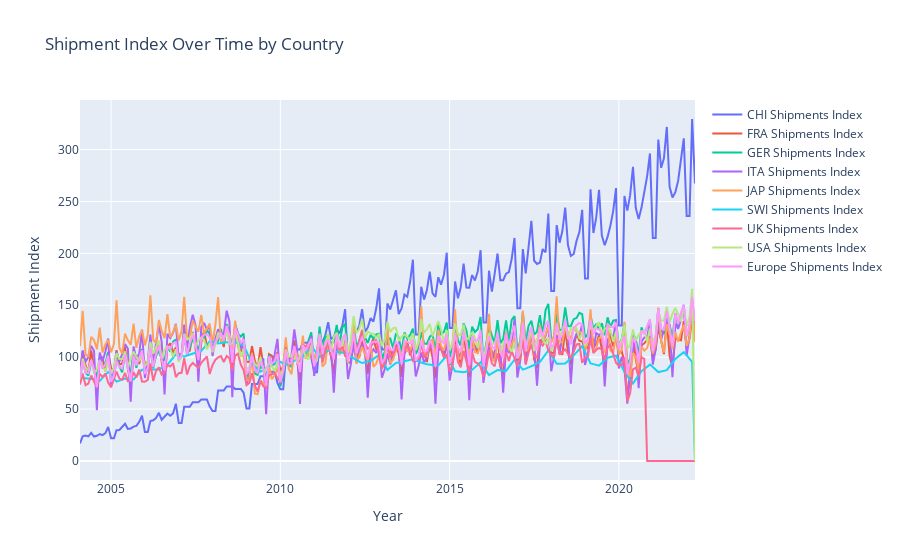

Notebook code cell kept with this figure:
### Code cell
shipment_columns = [
    'CHI Shipments Index', 'FRA Shipments Index', 'GER Shipments Index', 
    'ITA Shipments Index', 'JAP Shipments Index', 'SWI Shipments Index',
    'UK Shipments Index', 'USA Shipments Index', 'Europe Shipments Index'
]
shipment_data = market_data_resampled[shipment_columns]

# Create an empty list for traces
traces = []

# Create a trace for each country
for country in shipment_columns:
    trace = go.Scatter(
        x=shipment_data.index,  
        y=shipment_data[country],  
        mode='lines', 
        name=country 
    )
    traces.append(trace)

# Define the layout
layout = go.Layout(
    title="Shipment Index Over Time by Country",
    xaxis=dict(title='Year'),
    yaxis=dict(title='Shipment Index'),
)

# Create the figure and plot it
fig = go.Figure(data=traces, layout=layout)

# Show the plot
fig.show()

### Figure 1 — Plotly figure (JSON) as saved in the notebook; plotly's stock layout.template omitted (floating-point values rounded to 4 significant figures; data arrays with more than 128 entries replaced by an {"elided": "..."} marker saying what was removed)
{"data": [{"mode": "lines", "name": "CHI Shipments Index", "type": "scatter", "x": {"elided": "219 str values"}, "y": {"elided": "219 float values"}}, {"mode": "lines", "name": "FRA Shipments Index", "type": "scatter", "x": {"elided": "219 str values"}, "y": {"elided": "219 float values"}}, {"mode": "lines", "name": "GER Shipments Index", "type": "scatter", "x": {"elided": "219 str values"}, "y": {"elided": "219 float values"}}, {"mode": "lines", "name": "ITA Shipments Index", "type": "scatter", "x": {"elided": "219 str values"}, "y": {"elided": "219 float values"}}, {"mode": "lines", "name": "JAP Shipments Index", "type": "scatter", "x": {"elided": "219 str values"}, "y": {"elided": "219 float values"}}, {"mode": "lines", "name": "SWI Shipments Index", "type": "scatter", "x": {"elided": "219 str values"}, "y": {"elided": "219 float values"}}, {"mode": "lines", "name": "UK Shipments Index", "type": "scatter", "x": {"elided": "219 str values"}, "y": {"elided": "219 float values"}}, {"mode": "lines", "name": "USA Shipments Index", "type": "scatter", "x": {"elided": "219 str values"}, "y": {"elided": "219 float values"}}, {"mode": "lines", "name": "Europe Shipments Index", "type": "scatter", "x": {"elided": "219 str values"}, "y": {"elided": "219 float values"}}], "layout": {"title": {"text": "Shipment Index Over Time by Country"}, "xaxis": {"title": {"text": "Year"}}, "yaxis": {"title": {"text": "Shipment Index"}}}}
